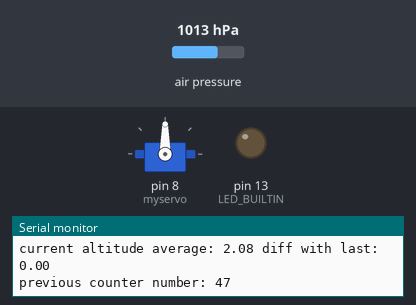
Recording of a sketch running on a simulated Arduino Uno, built with avr-gcc and run on an emulated ATmega328P. Shown: servo, output pins drawn as LEDs (lit = HIGH), the last lines printed to the serial monitor. Inputs (shaded band) come from the test bench; at power-on: air pressure 1013 hPa.

Above: at 5.2 s.
5.3 s: air pressure set to 1015 hPa
At 6.8 s:
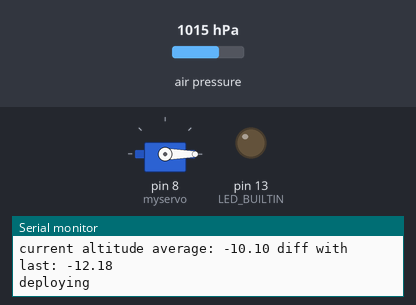
8.3 s: air pressure set to 1013 hPa
10.5 s: air pressure set to 1025 hPa
At 11.9 s:
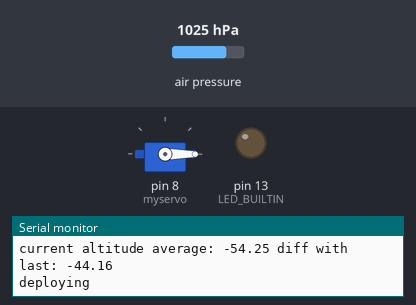
Timing chart, 0 to 19.5 s (numbered marks = the images above; inputs shaded):
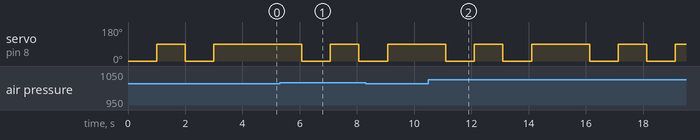

Measured:
- the behaviour switches between 1013 and 1014 hPa on air pressure (found by bisection; images 0 and 1)
- after the input at 5.3 s, servo on pin 8 (myservo): 90° → 0° after 0.77 s, → 90° 1.0 s later, → 0° 1.0 s later
- after the input at 10.5 s, servo on pin 8 (myservo): 90° → 0° after 0.60 s, → 90° 1.0 s later, → 0° 1.0 s later, → 90° 1.0 s later, … (8 changes in this stretch)

The sketch:

servo2.ino
```cpp
#include <Wire.h>
#include <SPI.h>
#include <Servo.h>

#include <Adafruit_Sensor.h>
#include <Adafruit_BME280.h>
#include <SD.h>
File file;
Servo myservo;

//for faster prints
#define pr(msg) Serial.print(msg)
#define prln(msg) Serial.println(msg)
#define USE_SD false

//if you need to read altitude,you need to know the sea level pressure
#define SEALEVELPRESSURE_HPA (1013.25)


/*
This Demo is tested on UNO PLUS
SPI:
SPI_SCK:  D13
SPI_MISO: D12
SPI_MOSI: D11
SPI_CS:   D10

I2C:
I2C_SCL:  A5
I2C_SDA:  A4
the default I2C address is 0x77, you can change it in Adafruit_BME280.h
*/

Adafruit_BME280 bme;

unsigned long delayTime;
int counter;
float sum;
float start_time;
float last_alt;
void setup() {

    Serial.begin(9600);
    pinMode(LED_BUILTIN, OUTPUT);
    bool rslt;
    rslt = bme.begin();
    if (!rslt) {
        Serial.println("Init Fail,Please Check your address or the wire you connected!!!");
        while (1);
    }

    Serial.println("bme Init Success");
    if(USE_SD){
      if (!SD.begin(10)){
        Serial.println("sd failure");
        while(1);
      }
      file = SD.open("pre.txt", FILE_WRITE);
      if(file){
        Serial.println("success file");
        digitalWrite(LED_BUILTIN, HIGH);
        delay(2000);
        file.println("------------NEW READING------------");
      }
      else{
        Serial.print("file failure");
        while(1);
      }
    }

    myservo.attach(8);

    deployChute(false);

    counter = 0;
    sum = 0;
    start_time = millis();
    last_alt = bme.readAltitude(SEALEVELPRESSURE_HPA);

    //update_altitude(&counter, &sum, &last_alt, &start_time);
}

void loop() {
    update_altitude();
    delay(20);
}

void update_altitude() {
    float altitude = bme.readAltitude(SEALEVELPRESSURE_HPA);
    if(millis()-start_time >1000){ //if it's been more than 3 seconds
      // show the average value of the altitude over 1 sec
      pr("counter: ");
      prln(counter);
      float avg = sum/(counter);
      pr("current altitude average: ");
      pr(avg);
      pr(" diff with last: ");
      float diff = avg-last_alt;
      prln(diff);

      if(USE_SD){
        //log to sd
        file.print("current: ");
        file.print(avg);
        file.print(", diff");
        file.println(diff);
      }


      // then, if there has been at least a meter of drop, deploy parachute
      if(diff < -0.5){
        deployChute(true);
      }

      //when all this is done, indicate what counter was at, update last_alt (=alt) reset counter, start_time, avg
      pr("previous counter number: ");
      pr(counter);


      last_alt = avg;
      counter = 1;
      start_time = millis();
      sum = 0;

    }

    //update the altitude avg, then counter
    sum += altitude;
    counter += 1;

/*
    pr(" sum/counter, last avg, sum, counter");
    pr(*sum/(*counter));
    pr(" ");
    pr(*last_alt);
    pr(" ");
    pr(*sum);
    pr(" ");
    prln(*counter);
    */
}

void deployChute(bool c){

  if(USE_SD){
    file.println("############CHUTE DEPLOY###############");
     if(c){
      file.close();
      Serial.print("closed");
      digitalWrite(LED_BUILTIN, HIGH);
      while(1);
    }
  }
  for(int i=0; i<2; i++){
      Serial.println("deploying ");
      myservo.write(0);   // turn the LED on (HIGH is the voltage level)
      delay(1000);                       // wait for a second
      myservo.write(90);    // turn the LED off by making the voltage LOW
      delay(1000);
  }
}
```
